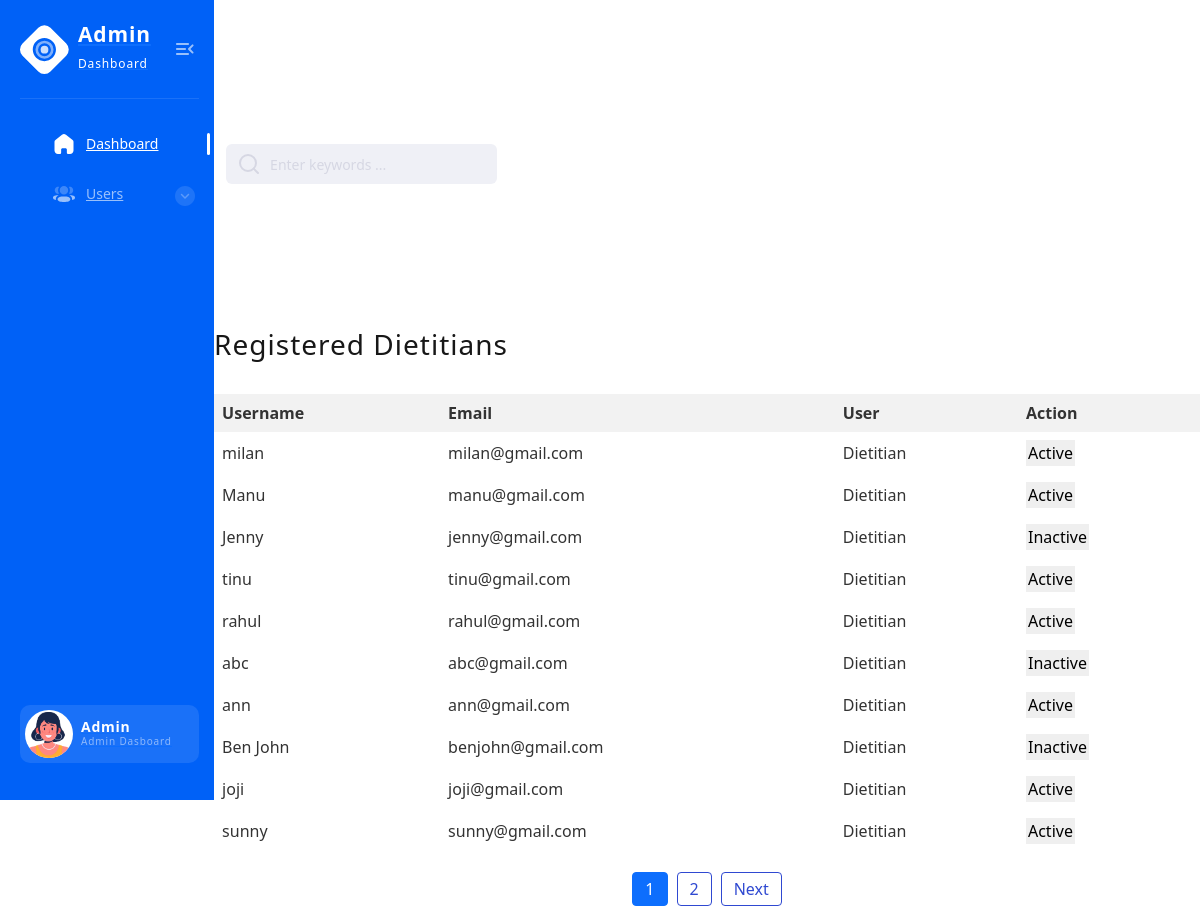
The page /dietitians/ on the database its author committed.
### ct/models.py (models this page shows)
class CustomUser(AbstractUser):
    CUSTOMER = 1
    DIETITIAN = 2
    DOCTOR = 3
    ROLE_CHOICE = (
     (CUSTOMER, 'Customer'),
     (DIETITIAN, 'Dietitian'),
     (DOCTOR, 'Doctor'),
    )
    username = models.CharField(max_length=100,unique=True ,default='')
    email = models.EmailField(unique=True)
    password = models.CharField(max_length=128)
    is_Customer = models.BooleanField(default=False)
    is_Dietitian = models.BooleanField(default=False)
    is_Doctor = models.BooleanField(default=False)
    REQUIRED_FIELDS = []

### ct/views.py (the view)
# urls.py: path('dietitians/', views.dietitian_list, name='dietitian_list'),
def dietitian_list(request):
    users = CustomUser.objects.filter(is_Dietitian=True)
    users_per_page = 10
    paginator = Paginator(users, users_per_page)
    page = request.GET.get('page',1)
    try:
        users = paginator.page(page)
    except PageNotAnInteger:
        users = paginator.page(1)
    except EmptyPage:
        users = paginator.page(paginator.num_pages)
    return render(request, 'dietitian_list.html', {'users': users})

### ct/templates/dietitian_list.html (shortened to what this page needs)
{% load static %}
<html>
  <head>
    <head>
      <link rel="stylesheet" href="{% static './css/style.min2.css' %}">
      <link href="https://cdn.jsdelivr.net/npm/bootstrap@5.0.2/dist/css/bootstrap.min.css" rel="stylesheet">
</head>
<body>
<div class="page-flex">
  <aside class="sidebar">
    <div class="sidebar-start">
        <div class="sidebar-head">
            <a href="{% url 'admindashboard' %}" class="logo-wrapper" title="Home">
                <span class="icon logo" aria-hidden="true"></span>
                <div class="logo-text">
                    <span class="logo-title">Admin</span>
                    <span class="logo-subtitle">Dashboard</span>
                </div>
            </a>
            <button class="sidebar-toggle transparent-btn" title="Menu" type="button">
                <span class="icon menu-toggle" aria-hidden="true"></span>
            </button>
        </div>
        <div class="sidebar-body">
            <ul class="sidebar-body-menu">
                <li>
                    <a class="active" href="{% url 'admindashboard' %}"><span class="icon home" aria-hidden="true"></span>Dashboard</a>
                </li>
                <li>
                  <a class="show-cat-btn" href="##">
                      <span class="icon user-3" aria-hidden="true"></span>Users
                      <span class="category__btn transparent-btn" title="Open list">
                          <span class="icon arrow-down" aria-hidden="true"></span>
                      </span>
                  </a>
                  <ul class="cat-sub-menu">
                    <li>
                    </li>
                    <li>
                    </li>
                    <li>
                  </li>
                  <li>
                </li>
                <li>
              </li>
                </ul>
                </div>
            </div>
            <div class="sidebar-footer">
                <a href="##" class="sidebar-user">
                    <span class="sidebar-user-img">
                        <picture><source srcset="{% static './img/avatar/avatar-illustrated-01.webp' %}" type="image/webp"><img src="{% static './img/avatar/avatar-illustrated-01.png' %}" alt="User name"></picture>
                    </span>
                    <div class="sidebar-user-info">
                        <span class="sidebar-user__title">Admin</span>
                        <span class="sidebar-user__subtitle">Admin Dasboard</span>
                    </div>
                </a>
            </div>
        </aside>
          <div class="main-wrapper">
            <nav class="main-nav--bg">
          <div class="container main-nav">
            <div class="main-nav-start">
              <div class="search-wrapper">
                <i data-feather="search" aria-hidden="true"></i>
                <input type="text" placeholder="Enter keywords ..." required>
              </div>
            </div>
            <div class="main-nav-end">
              <div class="notification-wrapper">
              </div>
            </div>
          </div>
        </nav>
        <link href="https://cdn.jsdelivr.net/npm/bootstrap@5.0.2/dist/css/bootstrap.min.css" rel="stylesheet">
  <h3>Registered Dietitians</h3><br>
<table class="user-table">
  <thead>
      <tr>
        <th class="blue-header">Username</th>
        <th class="blue-header">Email</th>
        <th class="blue-header">User</th>
        <th class="blue-header">Action</th>
      </tr>
  </thead>
  <tbody>
    {% for user in users %}
    <tr>
      <td>{{ user.username }}</td>
      <td>{{ user.email }}</td>
      <td>
        {% if user.is_Customer %}
          Customer
        {% elif user.is_Dietitian %}
          Dietitian
        {% elif user.is_Doctor %}
          Doctor
        {% endif %}
      </td>
      <td>
        {% if user.is_active %}
        <button class="toggle-status" data-user-id="{{ user.id }}" data-status="{{ user.is_active }}">Active</button>
        {% else %}
          <button class="toggle-status" data-user-id="{{ user.id }}" data-status="inactive">Inactive</button>
        {% endif %}
      </td>
    </tr>
    {% endfor %}
  </tbody>
</table>
 <div class="pagination">
  <ul class="pagination">
    {% for num in users.paginator.page_range %}
      <li class="page-item {% if num == users.number %}active{% endif %}">
        <a class="page-link" href="?page={{ num }}">{{ num }}</a>
      </li>
    {% endfor %}
    {% if users.has_next %}
      <li class="page-item">
        <a class="page-link" href="?page={{ users.next_page_number }}">Next</a>
      </li>
    {% endif %}
  </ul>
</div>
</body>
</html>

### ct/templates/dietitian_list.html (style rules this page uses)
.user-table { border-collapse: collapse; width: 100%; }
.user-table th, .user-table td { padding: 8px; text-align: left; }
.blue-header { background-color: #2f49d1; color: #fff; }
.user-table th { background-color: #f2f2f2; color: #333; }
.user-table td { background-color: #ffffff; color: #333; }
.pagination { display: flex; justify-content: center; margin-top: 20px; }
.pagination ul { list-style: none; display: flex; padding: 0; margin: 0; }
.pagination li { margin: 0 5px; }
.pagination a { text-decoration: none; color: #2f49d1; background-color: #fff; padding: 8px 12px; border: 1px solid #2f49d1; border-radius: 4px; }
.pagination .active a { color: #fff; background-color: #2f49d1; }

### rows shown on the page
CustomUser: username "milan", email "milan@gmail.com", is_Customer "Dietitian"
CustomUser: username "Manu", email "manu@gmail.com", is_Customer "Dietitian"
CustomUser: username "Jenny", email "jenny@gmail.com", is_Customer "Dietitian"
CustomUser: username "tinu", email "tinu@gmail.com", is_Customer "Dietitian"
CustomUser: username "rahul", email "rahul@gmail.com", is_Customer "Dietitian"
CustomUser: username "abc", email "abc@gmail.com", is_Customer "Dietitian"
CustomUser: username "ann", email "ann@gmail.com", is_Customer "Dietitian"
CustomUser: username "Ben John", email "benjohn@gmail.com", is_Customer "Dietitian"
CustomUser: username "joji", email "joji@gmail.com", is_Customer "Dietitian"
CustomUser: username "sunny", email "sunny@gmail.com", is_Customer "Dietitian"

### other values the page prints
{{ num }} "1" "2"
